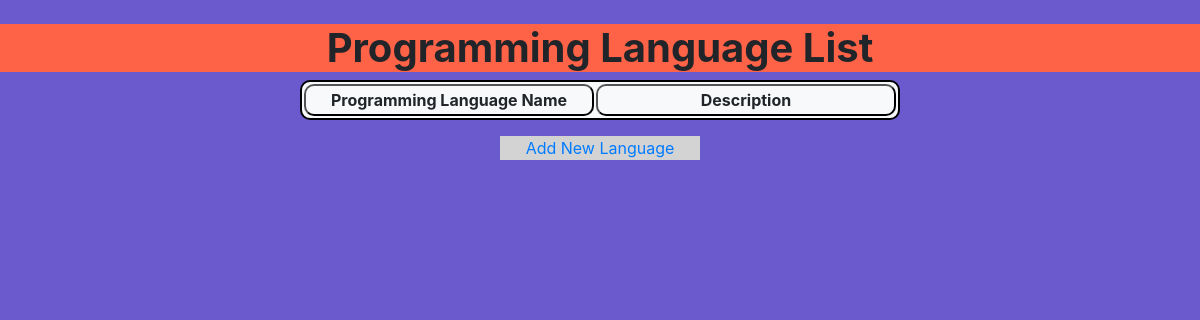
The app's page /program/program_list/, older data.
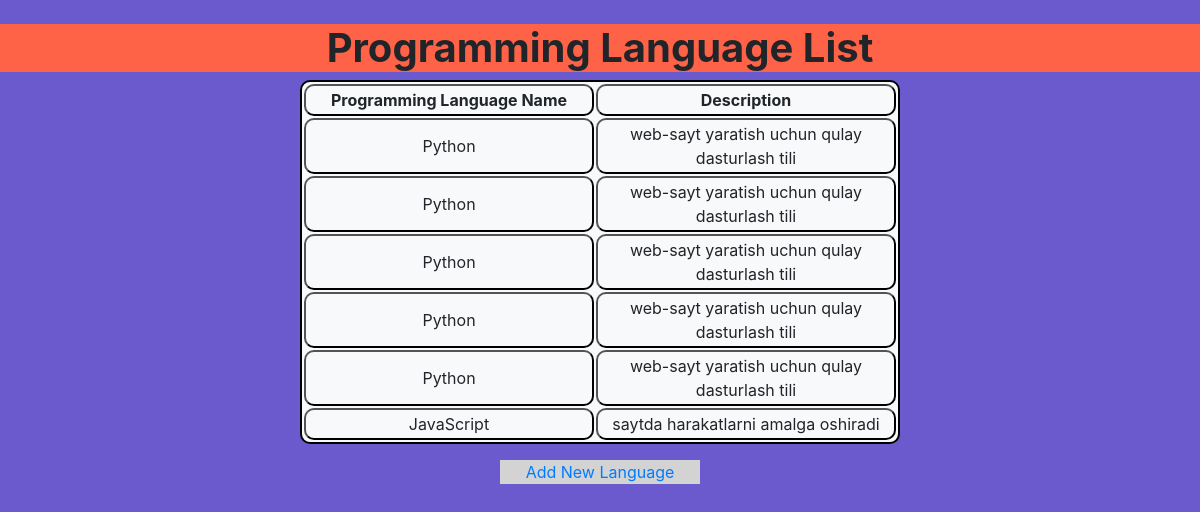
The same page, newer data.
### programs/models.py (models this page shows)
class Program(models.Model):
    language_name = models.CharField(max_length=100)
    description = models.TextField()

### programs/views.py (the view)
# urls.py: path('program_list/', program_list, name='prog_list'),
def program_list(request):
    programs = Program.objects.all()
    ctx = {'programs': programs}
    return render(request, 'program/prog_lang_list.html', ctx)

### templates/program/prog_lang_list.html (shortened to what this page needs)
<!DOCTYPE html>
<html lang="en">
<head>
    <link href="https://stackpath.bootstrapcdn.com/bootstrap/4.5.2/css/bootstrap.min.css" rel="stylesheet">
</head>
<body style="background-color:SlateBlue">
<h1 class="text-center mt-4" style="background-color:Tomato;"><strong>Programming Language List</strong></h1>
<div>
    <table>
        <tr>
            <th>Programming Language Name</th>
            <th style="width:300px;">Description</th>
        </tr>
        {% for program in programs %}
            <tr>
                <td>{{ program.language_name }}</td>
                <td>{{ program.description }}</td>
            </tr>
        {% endfor %}
    </table>
    <div class="container mt-3" style="text-align:center; background-color:LightGray; font-size:100%; width:200px;">
        <a href="{% url 'programs:add_prog_lang' %}">Add New Language</a>
    </div>
</div>
</body>
</html>

### templates/program/prog_lang_list.html (style rules this page uses)
table { width: 50%; margin: 0 auto; border-radius: 20px; }
table, th, td { border: 2px solid Black; border-radius: 10px; border-collapse: separate; background-color: #f8f9fa; }
th, td { padding: 2px; text-align: center; border-style: outset; }

Row changes from the older to the newer data that the page shows:
added Program: language_name "Python", description "web-sayt yaratish uchun qulay dasturlash tili"
added Program: language_name "Python", description "web-sayt yaratish uchun qulay dasturlash tili"
added Program: language_name "Python", description "web-sayt yaratish uchun qulay dasturlash tili"
added Program: language_name "Python", description "web-sayt yaratish uchun qulay dasturlash tili"
added Program: language_name "Python", description "web-sayt yaratish uchun qulay dasturlash tili"
added Program: language_name "JavaScript", description "saytda harakatlarni amalga oshiradi"
